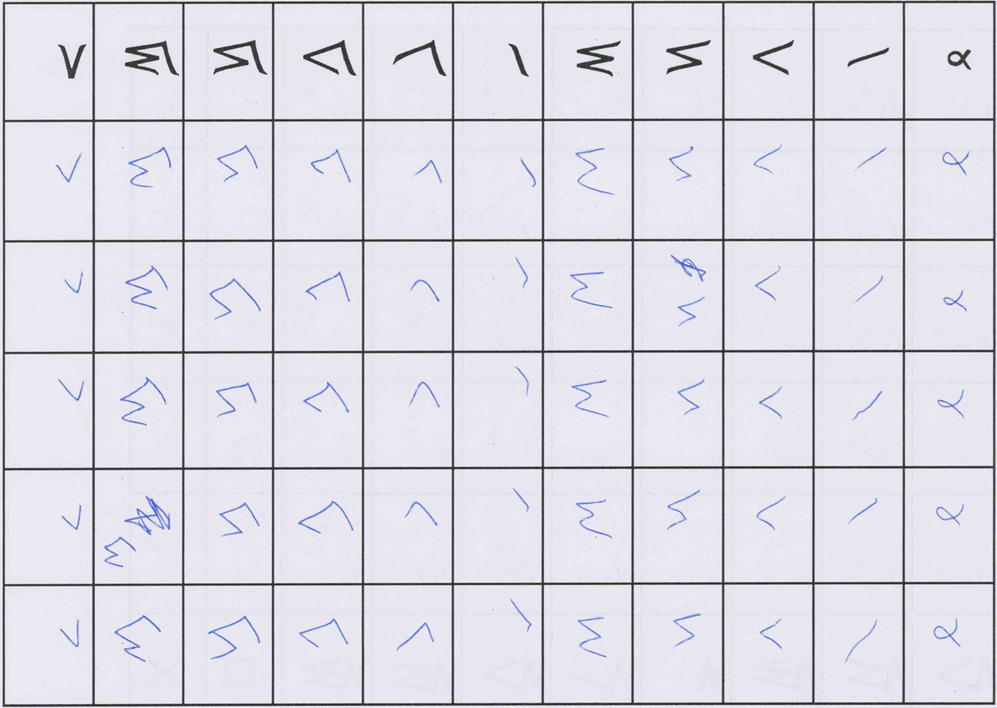
#> input picture ex_1/data/runes.png, 997 x 708 px, shrunk from 2147 x 1525 before the run
$ python main.py
#> lines starting #> are read from the running program, lines starting #| are printed output that depends on the picture; after the words box and inside, x2 and y2 are one past the last pixel; in counts of white or black regions, pixels touching at a corner belong together
### ex_1/otsu.py
import numpy as np
import cv2
import matplotlib.pyplot as plt
from pathlib import Path


def load_image(path: str) -> np.ndarray:
#> called with path = 'ex_1/data/runes.png'
    loaded_image = cv2.imread(path, cv2.IMREAD_GRAYSCALE)
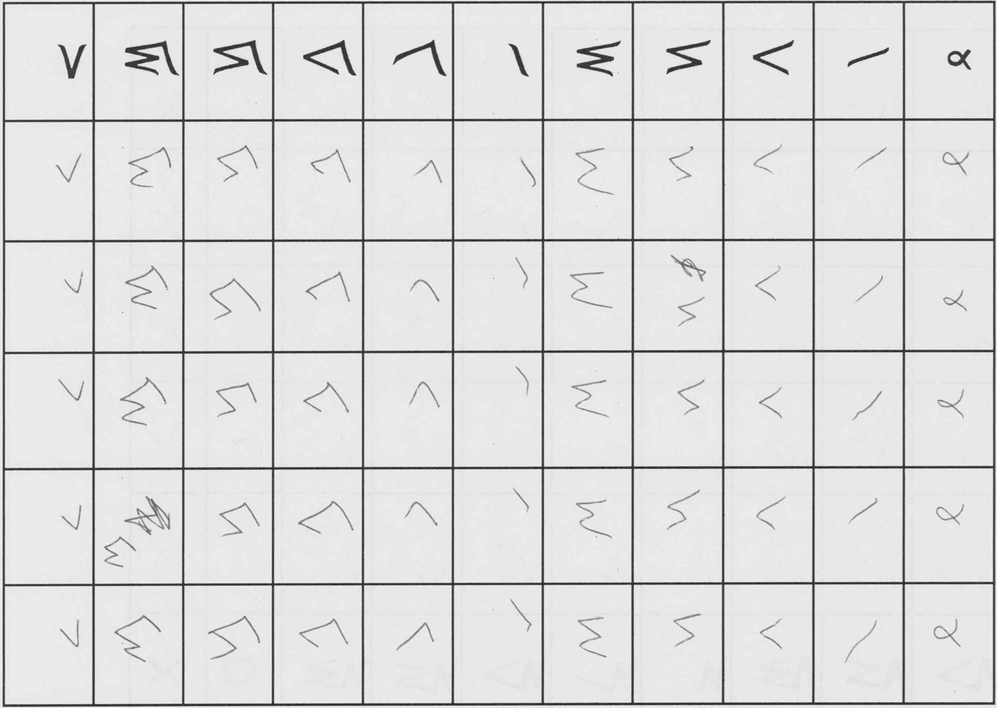
#> loaded_image: shape (708, 997); min 22, max 252, mean 221.6
    if loaded_image is None:
        raise FileNotFoundError(f"Cannot load image at {path}")
    return loaded_image


def _normalize_histogram(histogram: np.ndarray):
    """Compute bin probabilities out of the histogram by normalization."""

    total_pixel_count = np.sum(histogram)
    prob = histogram / total_pixel_count

    return prob


def compute_histogram(image: np.ndarray) -> np.ndarray:
    """Compute a grayscale histogram with 256 bins."""

    image_flat = image.flatten()
    histogram = np.bincount(image_flat, minlength=256)

    return histogram


def p_helper(prob: np.ndarray, theta: int) -> tuple[float, float]:
    """Compute class probabilities p0 and p1 for threshold theta."""

    p0 = np.sum(prob[:theta + 1])
    p1 = np.sum(prob[theta + 1:])
    return p0, p1


def mu_helper(prob: np.ndarray, theta: int, p0: float, p1: float) -> tuple[float, float]:
    """Compute class means mu0 and mu1 for threshold theta."""

    n = len(prob)
    indices = np.arange(n)

    if p0 > 0:
        mu0 = np.dot(indices[:theta + 1], prob[:theta + 1]) / p0
    else:
        mu0 = 0

    if p1 > 0:
        mu1 = np.dot(indices[theta + 1:], prob[theta + 1:]) / p1
    else:
        mu1 = 0

    return mu0, mu1


def _calculate_inter_class_variance(p0: float, p1: float, mu0:float, mu1: float):
    """Calculates the between-class variance"""
    return p0 * p1 * np.power((mu0 - mu1), 2)


def otsu_threshold(histogram: np.ndarray) -> int:
    """Compute Otsu's threshold from a histogram."""

    prob = _normalize_histogram(histogram=histogram)

    def compute_variance(i):
        p0, p1 = p_helper(prob=prob, theta=i)
        mu0, mu1 = mu_helper(prob=prob, theta=i, p0=p0, p1=p1)
        return _calculate_inter_class_variance(p0, p1, mu0, mu1)

    return np.argmax(list(map(compute_variance, range(256))))


def _general_binarizer(image:np.ndarray, theta:int):
    """A general binarizer for any desired threshold."""

    binarized = image.copy()
    binarized[binarized <= theta] = 0
    binarized[binarized > theta] = 255

    return binarized

def otsu_binarize(image: np.ndarray) -> tuple[np.ndarray, int]:
    """Binarize an image using Otsu's threshold."""

    histogram = compute_histogram(image)
#> in compute_histogram, `histogram = np.bincount(image_flat, minlength=256)`: histogram = 256 values, max 346152 at index 232, min 0 at index 0, mean 2757.3
    theta = otsu_threshold(histogram)
#> in _normalize_histogram, `total_pixel_count = np.sum(histogram)`: total_pixel_count = 705876
#> in _normalize_histogram, `prob = histogram / total_pixel_count`: prob = 256 values, max 0.49 at index 232, min 0 at index 0, mean 0.00391
#> in p_helper, `p0 = np.sum(prob[:theta + 1])`: p0 = 0
#> in p_helper, `p1 = np.sum(prob[theta + 1:])`: p1 = 1
#> in compute_variance, `p0, p1 = p_helper(prob=prob, theta=i)`: p0 = 0; p1 = 1
#> in mu_helper, `n = len(prob)`: n = 256
#> in mu_helper, `mu1 = np.dot(indices[theta + 1:], prob[theta + 1:]) / p1`: mu1 = 221.6
#> in compute_variance, `mu0, mu1 = mu_helper(prob=prob, theta=i, p0=p0, p1=p1)`: mu0 = 0; mu1 = 221.6
#> theta = 158
    binarized = _general_binarizer(image, theta)
#> in _general_binarizer, `binarized[binarized <= theta] = 0`:
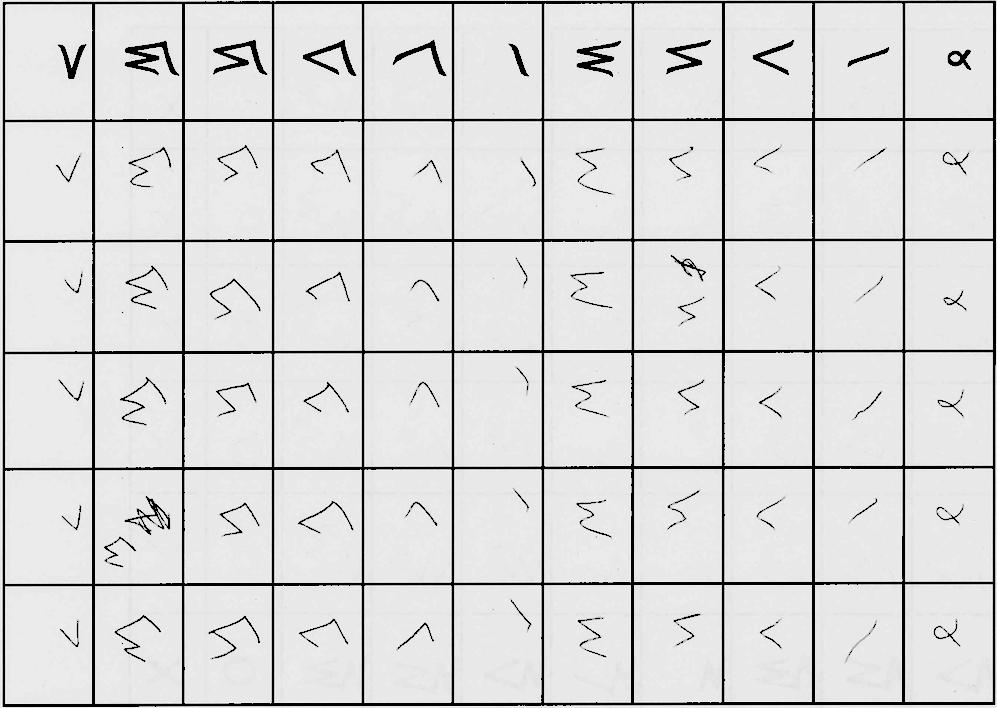
#> binarized: shape (708, 997); 6.41% of pixels changed, all inside (x1, y1, x2, y2) = (3, 1, 996, 707)
#> in _general_binarizer, `binarized[binarized > theta] = 255`:
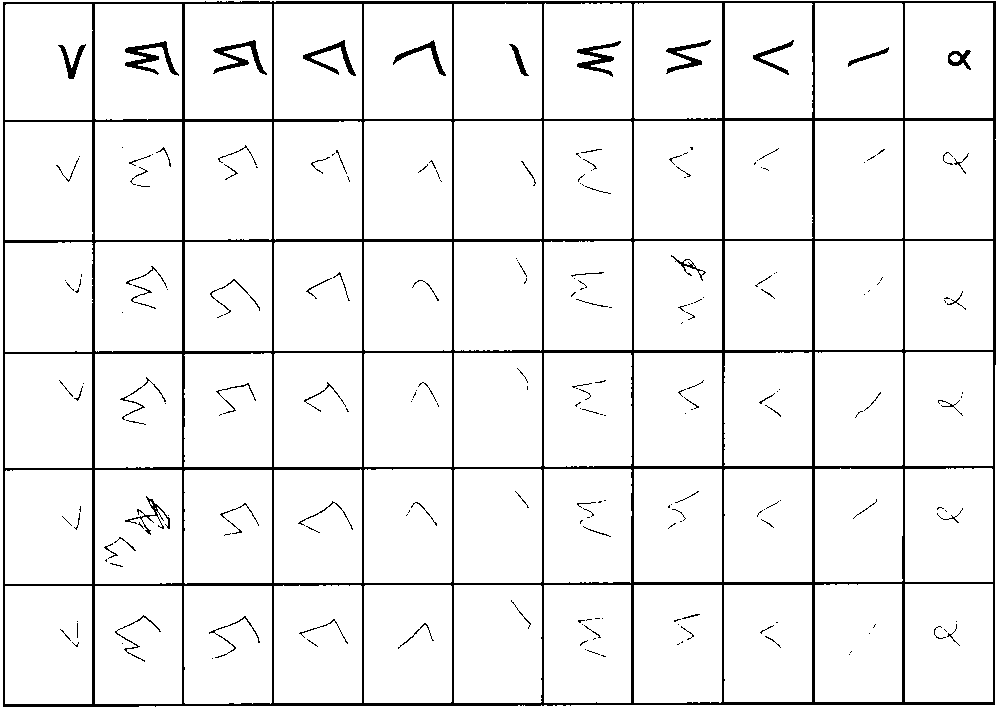
#> binarized: shape (708, 997); 93.6% white; 220 black regions (141 under 20 px), largest, box (x1, y1, x2, y2) and area: (3, 1, 996, 707) 36803, (125, 41, 179, 76) 654, (213, 40, 267, 75) 577

    return binarized, theta


# [4 lines left out: function custom_binarization, not called in this run]


# Compatibility aliases for unit tests
create_greyscale_histogram = compute_histogram
calculate_otsu_threshold = otsu_threshold

# [4 lines left out: function otsu, not called in this run]

def binarize_threshold(image: np.ndarray, theta: int) -> np.ndarray:
    """Simple thresholding utility used in tests."""
    return np.where(image > theta, 255, 0).astype(np.uint8)

# [24 lines that do not run on import are left out]

### ex_1/histogram_equalization.py
import numpy as np
import cv2
import matplotlib.pyplot as plt
from pathlib import Path


def load_image(path: str) -> np.ndarray:
    # Load the image using CV2 and return it.
    loaded_image = cv2.imread(path, cv2.IMREAD_GRAYSCALE)
    if loaded_image is None:
        raise FileNotFoundError(f"Cannot load image at {path}")
    return loaded_image


def compute_histogram(image: np.ndarray) -> np.ndarray:
    histogram = np.zeros(256, dtype=np.int32)
    for pixel in image.flatten():
        histogram[pixel] += 1

    return histogram


def compute_cdf(histogram: np.ndarray) -> np.ndarray:
    cumulative_sum = np.cumsum(histogram)
    total_pixel_count = cumulative_sum[-1]
    print(total_pixel_count)
    cdf = cumulative_sum / total_pixel_count

    return cdf


def equalize_image(image: np.ndarray, cdf: np.ndarray) -> np.ndarray:
    cdf_min = cdf[cdf > 0].min()
    pixel_mapping = np.floor((cdf - cdf_min) / (1 - cdf_min) * 255).astype(np.uint8)

    flat_image = image.flatten()
    equalized_flat = pixel_mapping[flat_image]
    equalized_image = equalized_flat.reshape(image.shape)

    return equalized_image


def save_image(image: np.ndarray, path: str) -> None:
    # Save the image to the given folder.
    cv2.imwrite(path, image)


def show_images(original_image: np.ndarray, equalized_image: np.ndarray) -> None:
    plt.figure(figsize=(10, 5))
    plt.subplot(1, 2, 1)
    plt.imshow(original_image, cmap='gray')
    plt.title('Original Image')
    plt.axis('off')

    plt.subplot(1, 2, 2)
    plt.imshow(equalized_image, cmap='gray')
    plt.title('Equalized Image')
    plt.axis('off')

    plt.tight_layout()
    plt.show()


# [7 lines left out: function histogram_equalization, not called in this run]


# [13 lines that do not run on import are left out]

### ex_1/noise.py
import numpy as np
import cv2
import matplotlib.pyplot as plt
from pathlib import Path


def load_image(file_path: str) -> np.ndarray:
    # Load the image (either gray or colour).
    loaded_image = cv2.imread(file_path, cv2.IMREAD_UNCHANGED)
    if loaded_image is None:
        raise FileNotFoundError(f"Cannot load image at {file_path}")
    return loaded_image


def save_image(image: np.ndarray, file_path: str) -> None:
    # Save the image.
    cv2.imwrite(file_path, image)


def add_gaussian_noise(image: np.ndarray, mean: float = 0.0, sigma: float = 10.0) -> np.ndarray:
    float_image = image.astype(np.float64)

    noise = np.random.normal(mean, sigma, float_image.shape)
    noisy_image = float_image + noise
    np.clip(noisy_image, 0, 255, out=noisy_image)

    return noisy_image.astype(np.uint8)


def add_salt_and_pepper_noise(image: np.ndarray, salt_prob: float = 0.01, pepper_prob: float = 0.01) -> np.ndarray:
    noisy_image = image.copy()

    salt_matrix = np.random.random(image.shape)
    noisy_image[salt_matrix < salt_prob] = 255

    pepper_matrix = np.random.random(image.shape)
    noisy_image[pepper_matrix < pepper_prob] = 0

    return noisy_image


def add_poisson_noise(image: np.ndarray) -> np.ndarray:
    float_image = image.astype(np.float64)

    noise = np.random.poisson(lam=float_image)
    noisy_image = float_image + noise
    np.clip(noisy_image, 0, 255, out=noisy_image)

    return noisy_image.astype(np.uint8)


def add_uniform_noise(image: np.ndarray, low: float = -20.0, high: float = 20.0) -> np.ndarray:
    float_image = image.astype(np.float64)

    noise = np.random.uniform(low, high, float_image.shape)
    noisy_image = float_image + noise
    np.clip(noisy_image, 0, 255, out=noisy_image)

    return noisy_image.astype(np.uint8)


# [21 lines left out: function display_images, not called in this run]


# [30 lines that do not run on import are left out]

### ex_1/main.py
from pathlib import Path

from histogram_equalization import (
    compute_cdf,
    compute_histogram,
    equalize_image,
    load_image as load_image_hist,
    save_image as save_image_hist,
    show_images,
)
from noise import (
    add_gaussian_noise,
    add_poisson_noise,
    add_salt_and_pepper_noise,
    add_uniform_noise,
    load_image as load_image_noise,
    save_image as save_image_noise,
)
from otsu import load_image as load_image_otsu, otsu_binarize


if __name__ == "__main__":
    base_dir = Path(__file__).resolve().parent
    data_dir = base_dir / "data"

    otsu_input = data_dir / "runes.png"
    otsu_image = load_image_otsu(str(otsu_input))
    otsu_result, otsu_threshold = otsu_binarize(otsu_image)
#> otsu_threshold = 158
    if otsu_result.size == 0:
        print("Otsu binarization not implemented yet.")
    else:
        show_images(otsu_image, otsu_result)
#> in show_images, `plt.show()`:
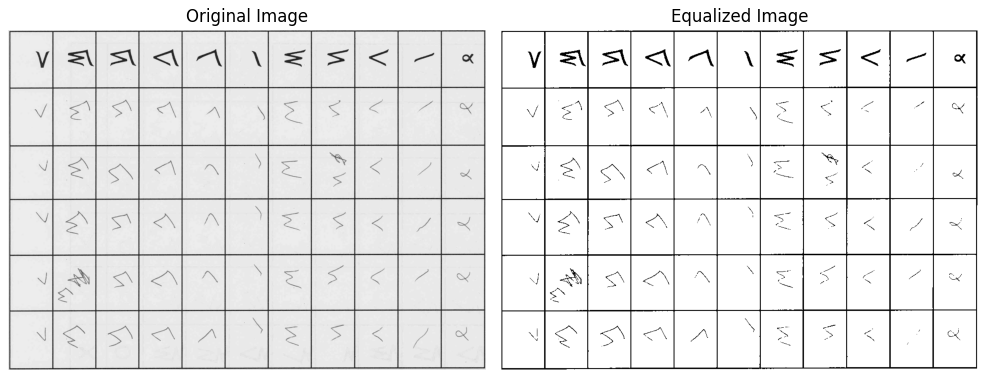
#> figure drawn by matplotlib, 2 panels
        print(f"Otsu threshold: {otsu_threshold}")
#| Otsu threshold: 158

    hist_input = data_dir / "hello.png"
    hist_output = data_dir / "kitty.png"
    hist_image = load_image_hist(str(hist_input))
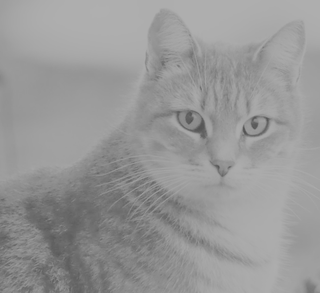
#> input picture ex_1/data/hello.png, 320 x 293 px, shrunk from 689 x 632 before the run
#> in load_image, loaded_image is the input picture: shape (293, 320); min 82, max 175, mean 151.1
    histogram = compute_histogram(hist_image)
#> the loop in compute_histogram, `for pixel in image.flatten():` made 93760 passes
#> pixel on passes 1 to 3: 158, 158, 158
#> after the loop in compute_histogram, `for pixel in image.flatten():`: histogram = 256 values, max 4446 at index 174, min 0 at index 0, mean 366.2
    cdf = compute_cdf(histogram)
#> in compute_cdf, `cumulative_sum = np.cumsum(histogram)`: cumulative_sum = 256 values from 0 to 93760
#> in compute_cdf, `total_pixel_count = cumulative_sum[-1]`: total_pixel_count = 93760
#| 93760
#> in compute_cdf, `cdf = cumulative_sum / total_pixel_count`: cdf = 256 values from 0 to 1
#> cdf = 256 values from 0 to 1
    equalized = equalize_image(hist_image, cdf)
#> in equalize_image, `cdf_min = cdf[cdf > 0].min()`: cdf_min = 1.07e-05
#> in equalize_image, `pixel_mapping = np.floor((cdf - cdf_min) / (1 - cdf_min) * 255).astype..`: pixel_mapping = 256 values, max 255 at index 0, min 0 at index 82, mean 186
#> in equalize_image, `equalized_image = equalized_flat.reshape(image.shape)`:
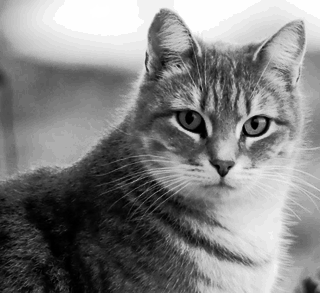
#> equalized_image: shape (293, 320); min 0, max 255, mean 129.6
    if equalized.size == 0:
        print("Histogram equalization not implemented yet.")
    else:
        save_image_hist(equalized, str(hist_output))
        show_images(hist_image, equalized)

    noise_input = data_dir / "hello.png"
    noise_image = load_image_noise(str(noise_input))
    noise_tasks = [
        (add_gaussian_noise, "hello_gaussian.png"),
        (add_salt_and_pepper_noise, "hello_salt_pepper.png"),
        (add_poisson_noise, "hello_poisson.png"),
        (add_uniform_noise, "hello_uniform.png"),
    ]

    preview_noise = noise_tasks[0][0](noise_image)
    if preview_noise.size == 0:
        print("Noise generation not implemented yet.")
    else:
        save_image_noise(preview_noise, str(data_dir / noise_tasks[0][1]))
        for generator, output_name in noise_tasks[1:]:
            noisy = generator(noise_image)
            if noisy.size == 0:
                print("Noise generation not fully implemented yet.")
                break
            save_image_noise(noisy, str(data_dir / output_name))
#> this loop made 3 passes
#> pass 2, `noisy = generator(noise_image)`:
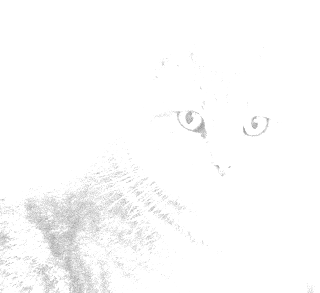
#> noisy: shape (293, 320); min 154, max 255, mean 251.6
